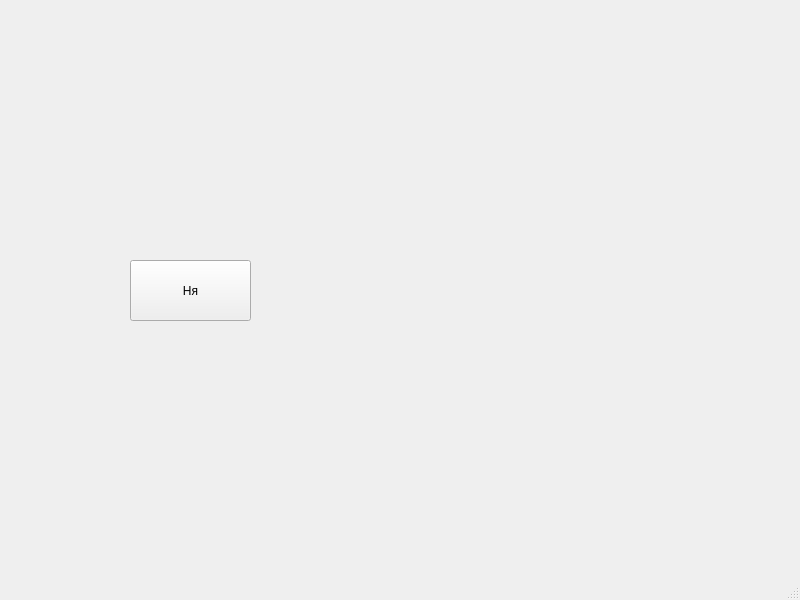
<?xml version="1.0" encoding="UTF-8"?>
<ui version="4.0">
 <class>MainWindow</class>
 <widget class="QMainWindow" name="MainWindow">
  <property name="geometry">
   <rect>
    <x>0</x>
    <y>0</y>
    <width>800</width>
    <height>600</height>
   </rect>
  </property>
  <property name="windowTitle">
   <string>MainWindow</string>
  </property>
  <widget class="QWidget" name="centralwidget">
   <widget class="QPushButton" name="button_play">
    <property name="geometry">
     <rect>
      <x>130</x>
      <y>260</y>
      <width>121</width>
      <height>61</height>
     </rect>
    </property>
    <property name="text">
     <string>Ня</string>
    </property>
   </widget>
  </widget>
  <widget class="QMenuBar" name="menubar">
   <property name="geometry">
    <rect>
     <x>0</x>
     <y>0</y>
     <width>800</width>
     <height>26</height>
    </rect>
   </property>
  </widget>
  <widget class="QStatusBar" name="statusbar"/>
 </widget>
 <resources/>
 <connections/>
</ui>
